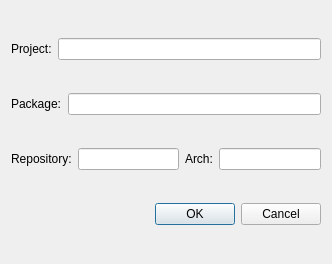
<?xml version="1.0" encoding="UTF-8"?>
<ui version="4.0">
 <class>RowEditor</class>
 <widget class="QDialog" name="RowEditor">
  <property name="geometry">
   <rect>
    <x>0</x>
    <y>0</y>
    <width>332</width>
    <height>264</height>
   </rect>
  </property>
  <property name="windowTitle">
   <string>Row Editor</string>
  </property>
  <layout class="QVBoxLayout" name="verticalLayout">
   <item>
    <layout class="QHBoxLayout" name="horizontalLayoutProject">
     <item>
      <widget class="QLabel" name="labelProject">
       <property name="text">
        <string>Project:</string>
       </property>
      </widget>
     </item>
     <item>
      <widget class="QLineEdit" name="lineEditProject"/>
     </item>
    </layout>
   </item>
   <item>
    <layout class="QHBoxLayout" name="horizontalLayoutPackage">
     <item>
      <widget class="QLabel" name="labelPackage">
       <property name="text">
        <string>Package:</string>
       </property>
      </widget>
     </item>
     <item>
      <widget class="QLineEdit" name="lineEditPackage"/>
     </item>
    </layout>
   </item>
   <item>
    <layout class="QHBoxLayout" name="otherHorizontalLayout">
     <item>
      <widget class="QLabel" name="labelRepository">
       <property name="text">
        <string>Repository:</string>
       </property>
      </widget>
     </item>
     <item>
      <widget class="QLineEdit" name="lineEditRepository"/>
     </item>
     <item>
      <widget class="QLabel" name="labelArch">
       <property name="text">
        <string>Arch:</string>
       </property>
      </widget>
     </item>
     <item>
      <widget class="QLineEdit" name="lineEditArch"/>
     </item>
    </layout>
   </item>
   <item>
    <widget class="QDialogButtonBox" name="buttonBox">
     <property name="orientation">
      <enum>Qt::Horizontal</enum>
     </property>
     <property name="standardButtons">
      <set>QDialogButtonBox::Cancel|QDialogButtonBox::Ok</set>
     </property>
    </widget>
   </item>
  </layout>
 </widget>
 <resources/>
 <connections>
  <connection>
   <sender>buttonBox</sender>
   <signal>accepted()</signal>
   <receiver>RowEditor</receiver>
   <slot>accept()</slot>
   <hints>
    <hint type="sourcelabel">
     <x>248</x>
     <y>254</y>
    </hint>
    <hint type="destinationlabel">
     <x>157</x>
     <y>274</y>
    </hint>
   </hints>
  </connection>
  <connection>
   <sender>buttonBox</sender>
   <signal>rejected()</signal>
   <receiver>RowEditor</receiver>
   <slot>reject()</slot>
   <hints>
    <hint type="sourcelabel">
     <x>316</x>
     <y>260</y>
    </hint>
    <hint type="destinationlabel">
     <x>286</x>
     <y>274</y>
    </hint>
   </hints>
  </connection>
 </connections>
</ui>
